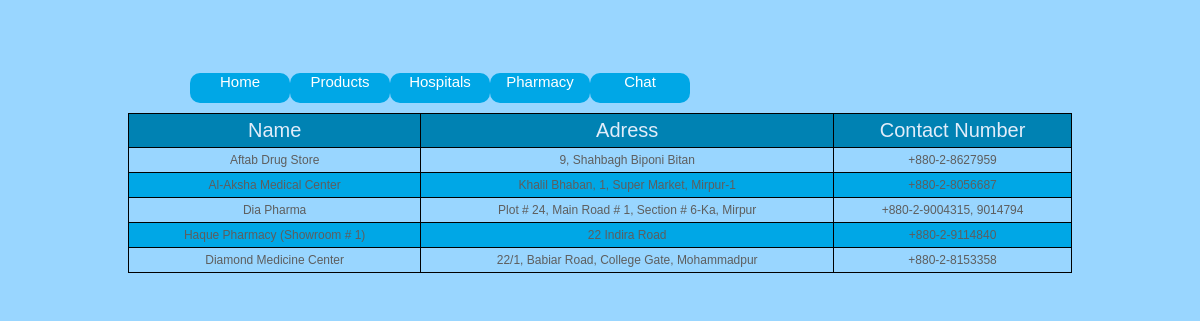
Screenshot of /pharmacy_List.php with the database file from the repository.
### tables this page shows
CREATE TABLE IF NOT EXISTS `pharmacist` (
  `id` int(11) NOT NULL AUTO_INCREMENT,
  `name` varchar(100) NOT NULL,
  `adress` varchar(250) NOT NULL,
  `number` varchar(50) NOT NULL,
  PRIMARY KEY (`id`)
);

### pharmacy_List.php (the view, shortened to what this page needs)
<?php include('config.php'); ?>
<?php include('navigation2.php'); ?>
<html>
		      <?php
$result = mysql_query("SELECT * FROM pharmacist");
echo "<table border='1'>
<tr>
<th>Name</th>
<th>Adress</th>
<th>Contact Number</th>
</tr>";
while ($row = mysql_fetch_array($result)) {
echo "<tr>";
echo "<td>" . $row[1] . "</td>";
echo "<td>" . $row[2] . "</td>";
echo "<td>" . $row[3] . "</td>";
echo "</tr>";
}
echo "</table>";
?>
    <div class="content-wrapper" style="margin-top: 0px; border-top: none; padding-left: 8px; padding-right: 8px; width: 782px;">
    </div>
</html>

### resources/stylesheet.css (style rules this page uses)
div { background-color:#99d6ff; background-size: 100% 100%; font: 12px Verdana, Arial, Helvetica, sans-serif; color: #000000; margin-right:50px; margin-left:30px; padding: 20px 10px 0px; }
table { border-collapse:collapse; width:80%; margin-right: auto; margin-left: auto; }
table, td, th { border: 1px solid black; }
th { font-weight: bold; text-align: center; font: 20px Verdana, Arial, Helvetica, sans-serif; background-color: #0082b3; color: #E1EDFA; }
td { font: 12px Verdana, Arial, Helvetica, sans-serif; text-align:center; }
tr:nth-child(odd) { background-color: #00a7e6 ; }
td,th { padding:5px; }

### css/button.css (style rules this page uses)
* { margin: 0; padding: 0; border: none; outline: none; }

### rows the page displays
pharmacist: name "Aftab Drug Store", adress "9, Shahbagh Biponi Bitan", number "+880-2-8627959"
pharmacist: name "Al-Aksha Medical Center", adress "Khalil Bhaban, 1, Super Market, Mirpur-1", number "+880-2-8056687"
pharmacist: name "Dia Pharma", adress "Plot # 24, Main Road # 1, Section # 6-Ka, Mirpur", number "+880-2-9004315, 9014794"
pharmacist: name "Haque Pharmacy (Showroom # 1)", adress "22 Indira Road", number "+880-2-9114840"
pharmacist: name "Diamond Medicine Center", adress "22/1, Babiar Road, College Gate, Mohammadpur", number "+880-2-8153358"
